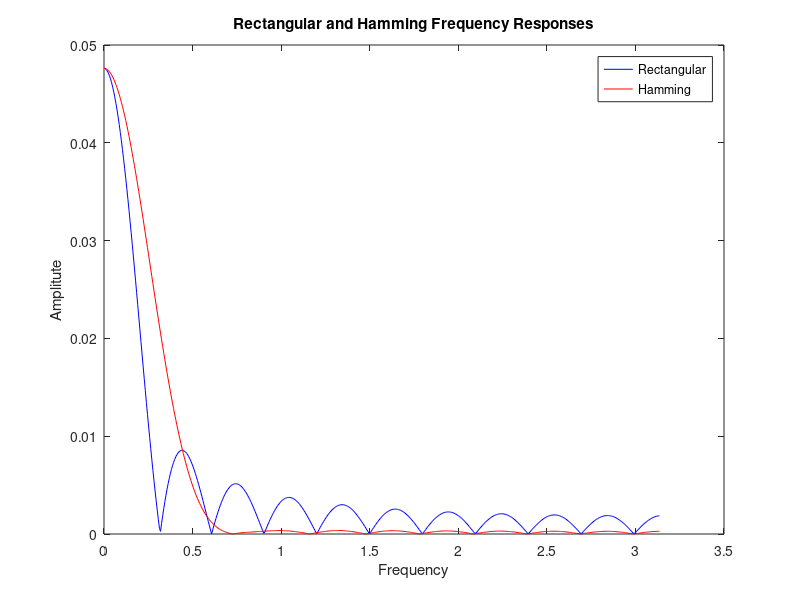
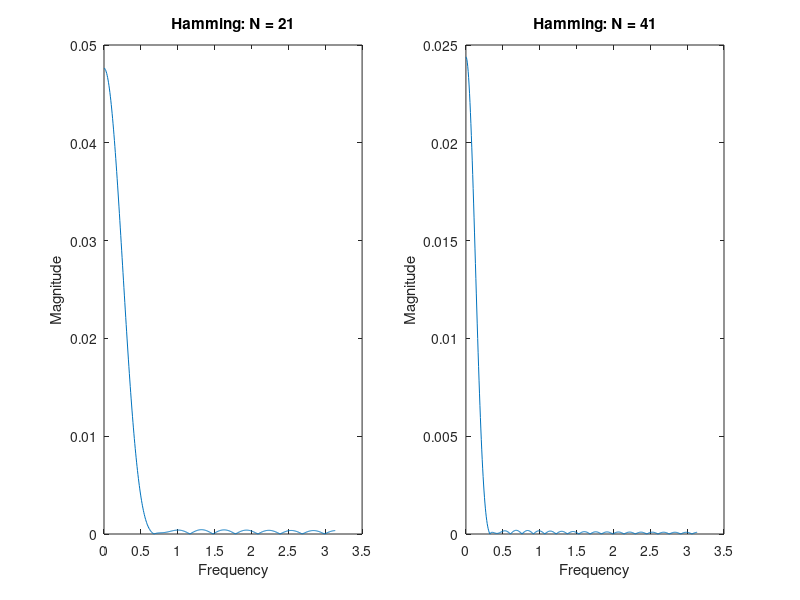
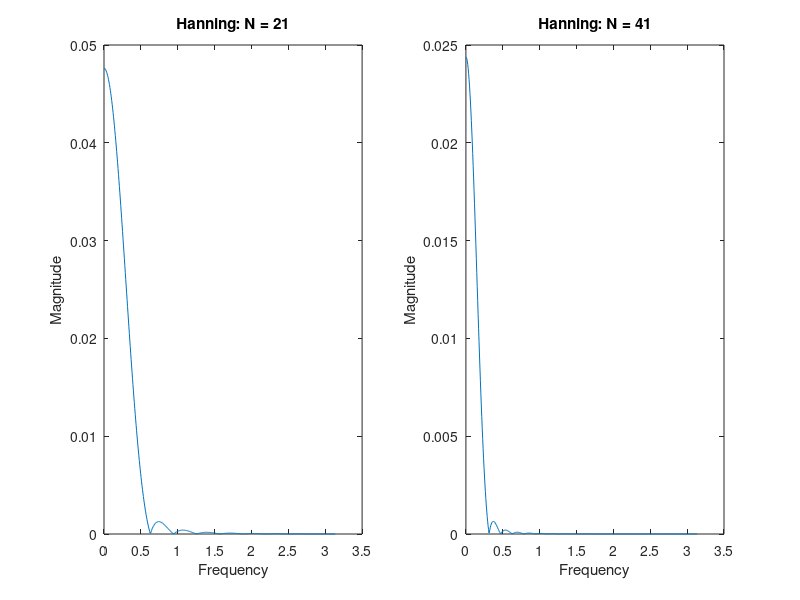
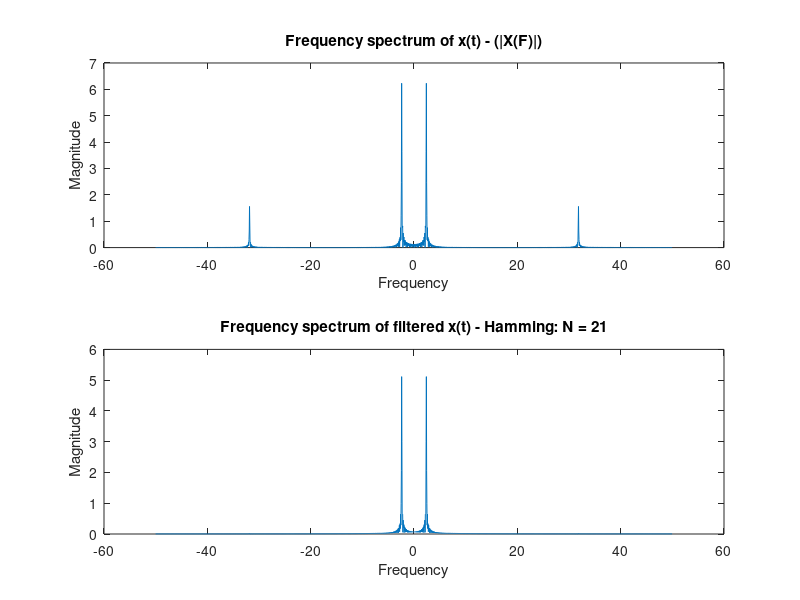

The MATLAB source for these figures, in order:
% -------------------------------------------------------------------------
%   LAB 4 
%
%   Authors : 
%               - Spyridakis Christos
%               - Marinou Ioanna
%               - Paterakis Isidoros
%
%   Created Date : 6/11/2019
%   Last Updated : 12/12/2019
%
%   Description: 
%               Code created for labs of Digital Signal Processing Course
%               in Technical University of Crete
%
% -------------------------------------------------------------------------

close all; clear all; clc;
%%%%%%%%%%%%%%%%%%%%%%%%%%%%%%%%%%%%%%%%%%%%%%%%%%%%%%%%%%%%%%%%%%%%%%%%%%%%%%%%%%%%%%%%%%%%%%%%%%%%

%1 begins
Wc = 0.4 * pi;
Fs = 100;               % Sampling Frequency
N = 21;                 % Window Length

Fc = Wc / 2 * pi;
Wn = Fc / (Fs/2);       % Normalized Cutoff Frequency

% Create Rectangular and Hamming windows
rect_window = rectwin(N);
hamm_window = hamming(N);

% Create FIR filters using the window method
rect_filter = fir1(N-1, Wn, rect_window);
hamm_filter = fir1(N-1, Wn, hamm_window);

% Find out frequency response
[Hrect, Wrect] = freqz(rect_filter, N);
[Hhamm, Whamm] = freqz(hamm_filter, N);

% Plot them
figure()
plot(Wrect, abs(Hrect), 'b', Whamm, abs(Hhamm), 'r'); legend('Rectangular','Hamming');
title('Rectangular and Hamming Frequency Responses'); xlabel('Frequency'); ylabel('Amplitute'); 

%1 ends

%%%%%%%%%%%%%%%%%%%%%%%%%%%%%%%%%%%%%%%%%%%%%%%%%%%%%%%%%%%%%%%%%%%%%%%%%%%%%%%%%%%%%%%%%%%%%%%%%%%%



%%%%%%%%%%%%%%%%%%%%%%%%%%%%%%%%%%%%%%%%%%%%%%%%%%%%%%%%%%%%%%%%%%%%%%%%%%%%%%%%%%%%%%%%%%%%%%%%%%%%

%B1 begins

Wc = 0.5 * pi;              % cutoff frequency
Fc = Wc / (2*pi)
Fs = 100;                   % sampling frequency
N1 = 21;                    % first window length
N2 = 41;                    % second window length
Wn = Fc / (Fs/2);           % normalized cutoff frequency

hammingn1 = hamming(N1);    % makes the first hamming window
hammingn2 = hamming(N2);    % makes the second hamming window

hanningn1 = hann(N1);       % makes the first hanning window
hanningn2 = hann(N2);       % makes the second hanning window

hammingfilter1 = fir1(N1-1, Wn, hammingn1);     % makes the first window based hamming FIR digital filter
hammingfilter2 = fir1(N2-1, Wn, hammingn2);     % makes the second window based hamming FIR digital filter
hanningfilter1 = fir1(N1-1, Wn, hanningn1);     % makes the first window based hanning FIR digital filter
hanningfilter2 = fir1(N2-1, Wn, hanningn2);     % makes the second window based hanning FIR digital filter

[hhamm1,whamm1] = freqz(hammingfilter1, N1);    % calculates the frequency response of the first hamming filter
[hhamm2,whamm2] = freqz(hammingfilter2, N2);    % calculates the frequency response of the second hamming filter
[hhann1,whann1] = freqz(hanningfilter1, N1);    % calculates the frequency response of the first hanning filter
[hhann2,whann2] = freqz(hanningfilter2, N2);    % calculates the frequency response of the second hanning filter

HHAMM1 = abs(hhamm1);   % calculates the absolute value of the first hamming filter frequency response
HHAMM2 = abs(hhamm2);   % calculates the absolute value of the second hamming filter frequency response
HHANN1 = abs(hhann1);   % calculates the absolute value of the first hanning filter frequency response
HHANN2 = abs(hhann2);   % calculates the absolute value of the second hanning filter frequency response

figure;
subplot(1,2,1);
plot(whamm1, HHAMM1);
xlabel('Frequency'); ylabel('Magnitude'); title('Hamming: N = 21');
subplot(1,2,2);                 %prints the results of the first half
plot(whamm2, HHAMM2); 
xlabel('Frequency'); ylabel('Magnitude'); title('Hamming: N = 41');

figure;
subplot(1,2,1);
plot(whann1, HHANN1);
xlabel('Frequency'); ylabel('Magnitude'); title('Hanning: N = 21');
subplot(1,2,2);                 %prints the results of the second half
plot(whann1, HHANN2);
xlabel('Frequency'); ylabel('Magnitude'); title('Hanning: N = 41');

%B1 ends

%%%%%%%%%%%%%%%%%%%%%%%%%%%%%%%%%%%%%%%%%%%%%%%%%%%%%%%%%%%%%%%%%%%%%%%%%%%%%%%%%%%%%%%%%%%%%%%%%%%%



%%%%%%%%%%%%%%%%%%%%%%%%%%%%%%%%%%%%%%%%%%%%%%%%%%%%%%%%%%%%%%%%%%%%%%%%%%%%%%%%%%%%%%%%%%%%%%%%%%%%

%B2 begins

Fs = 100;
Ts = 1/Fs;
t = [0:Ts:2*pi*2];

x = sin(15*t) + 0.25*sin(200*t);

% Fourier Transform 
NFFT = 2^nextpow2(length(x));           % NFFT = biggest power of 2, fft works best for power of 2 number of elements (e.g. 256, 512, etc..)
X = abs(fftshift(fft(x,NFFT)*Ts));
F = [-Fs/2 : Fs/NFFT : Fs/2-Fs/NFFT];

% Filter
y1_hamm1 = filter(hammingfilter1,1,x);
y2_hamm2 = filter(hammingfilter2,1,x);
y3_hann1 = filter(hanningfilter1,1,x);
y4_hann2 = filter(hanningfilter2,1,x);

% Fourier Transform
Y1_HAMM1 = abs(fftshift(fft(y1_hamm1,NFFT)*Ts));
Y2_HAMM2 = abs(fftshift(fft(y2_hamm2,NFFT)*Ts));
Y3_HANN1 = abs(fftshift(fft(y3_hann1,NFFT)*Ts));
Y4_HANN2 = abs(fftshift(fft(y4_hann2,NFFT)*Ts));

% Plot them
figure(); 
subplot(2,1,1); plot(F,X); title('Frequency spectrum of x(t) - (|X(F)|)'); xlabel('Frequency'); ylabel('Magnitude');
subplot(2,1,2); plot(F,Y1_HAMM1); title('Frequency spectrum of filtered x(t) - Hamming: N = 21'); xlabel('Frequency'); ylabel('Magnitude');

figure(); 
subplot(2,1,1); plot(F,X); title('Frequency spectrum of x(t) - (|X(F)|)'); xlabel('Frequency'); ylabel('Magnitude');
subplot(2,1,2); plot(F,Y2_HAMM2); title('Frequency spectrum of filtered x(t) - Hamming: N = 41'); xlabel('Frequency'); ylabel('Magnitude');

figure(); 
subplot(2,1,1); plot(F,X); title('Frequency spectrum of x(t) - (|X(F)|)'); xlabel('Frequency'); ylabel('Magnitude');
subplot(2,1,2); plot(F,Y3_HANN1); title('Frequency spectrum of filtered x(t) - Hanning: N = 21'); xlabel('Frequency'); ylabel('Magnitude');

figure(); 
subplot(2,1,1); plot(F,X); title('Frequency spectrum of x(t) - (|X(F)|)'); xlabel('Frequency'); ylabel('Magnitude');
subplot(2,1,2); plot(F,Y4_HANN2); title('Frequency spectrum of filtered x(t) - Hanning: N = 41'); xlabel('Frequency'); ylabel('Magnitude');


%B2 ends

%%%%%%%%%%%%%%%%%%%%%%%%%%%%%%%%%%%%%%%%%%%%%%%%%%%%%%%%%%%%%%%%%%%%%%%%%%%%%%%%%%%%%%%%%%%%%%%%%%%%



%%%%%%%%%%%%%%%%%%%%%%%%%%%%%%%%%%%%%%%%%%%%%%%%%%%%%%%%%%%%%%%%%%%%%%%%%%%%%%%%%%%%%%%%%%%%%%%%%%%%

%B3 begins


%B3 ends

%%%%%%%%%%%%%%%%%%%%%%%%%%%%%%%%%%%%%%%%%%%%%%%%%%%%%%%%%%%%%%%%%%%%%%%%%%%%%%%%%%%%%%%%%%%%%%%%%%%%
